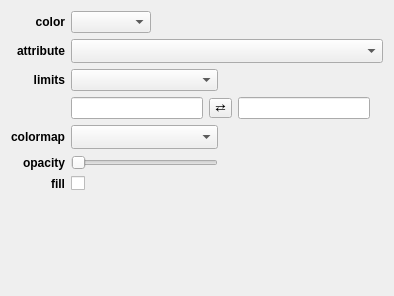
<?xml version="1.0" encoding="UTF-8"?>
<ui version="4.0">
 <class>Form</class>
 <widget class="QWidget" name="Form">
  <property name="geometry">
   <rect>
    <x>0</x>
    <y>0</y>
    <width>394</width>
    <height>296</height>
   </rect>
  </property>
  <property name="windowTitle">
   <string>Form</string>
  </property>
  <layout class="QGridLayout" name="gridLayout">
   <item row="0" column="0">
    <widget class="QLabel" name="label_10">
     <property name="font">
      <font>
       <weight>75</weight>
       <bold>true</bold>
      </font>
     </property>
     <property name="text">
      <string>color</string>
     </property>
     <property name="alignment">
      <set>Qt::AlignRight|Qt::AlignTrailing|Qt::AlignVCenter</set>
     </property>
    </widget>
   </item>
   <item row="0" column="1">
    <widget class="QComboBox" name="combosel_cmap_mode">
     <property name="maximumSize">
      <size>
       <width>80</width>
       <height>16777215</height>
      </size>
     </property>
    </widget>
   </item>
   <item row="0" column="3">
    <widget class="QColorBox" name="color_color">
     <property name="sizePolicy">
      <sizepolicy hsizetype="Preferred" vsizetype="Minimum">
       <horstretch>0</horstretch>
       <verstretch>0</verstretch>
      </sizepolicy>
     </property>
     <property name="text">
      <string/>
     </property>
    </widget>
   </item>
   <item row="1" column="0">
    <widget class="QLabel" name="label_cmap_attribute">
     <property name="font">
      <font>
       <weight>75</weight>
       <bold>true</bold>
      </font>
     </property>
     <property name="text">
      <string>attribute</string>
     </property>
     <property name="alignment">
      <set>Qt::AlignRight|Qt::AlignTrailing|Qt::AlignVCenter</set>
     </property>
    </widget>
   </item>
   <item row="2" column="0">
    <widget class="QLabel" name="label_cmap_limits">
     <property name="font">
      <font>
       <weight>75</weight>
       <bold>true</bold>
      </font>
     </property>
     <property name="text">
      <string>limits</string>
     </property>
     <property name="alignment">
      <set>Qt::AlignRight|Qt::AlignTrailing|Qt::AlignVCenter</set>
     </property>
    </widget>
   </item>
   <item row="2" column="1">
    <widget class="QComboBox" name="combosel_percentile"/>
   </item>
   <item row="2" column="2">
    <spacer name="horizontalSpacer_2">
     <property name="orientation">
      <enum>Qt::Horizontal</enum>
     </property>
     <property name="sizeHint" stdset="0">
      <size>
       <width>132</width>
       <height>20</height>
      </size>
     </property>
    </spacer>
   </item>
   <item row="3" column="1" colspan="2">
    <layout class="QHBoxLayout" name="horizontalLayout">
     <item>
      <widget class="QLineEdit" name="valuetext_cmap_vmin"/>
     </item>
     <item>
      <widget class="QToolButton" name="button_flip_cmap">
       <property name="styleSheet">
        <string notr="true">padding: 0px</string>
       </property>
       <property name="text">
        <string>⇄</string>
       </property>
      </widget>
     </item>
     <item>
      <widget class="QLineEdit" name="valuetext_cmap_vmax"/>
     </item>
    </layout>
   </item>
   <item row="4" column="0">
    <widget class="QLabel" name="label_colormap">
     <property name="font">
      <font>
       <weight>75</weight>
       <bold>true</bold>
      </font>
     </property>
     <property name="text">
      <string>colormap</string>
     </property>
     <property name="alignment">
      <set>Qt::AlignRight|Qt::AlignTrailing|Qt::AlignVCenter</set>
     </property>
    </widget>
   </item>
   <item row="4" column="1">
    <widget class="QColormapCombo" name="combodata_cmap">
     <property name="sizePolicy">
      <sizepolicy hsizetype="Expanding" vsizetype="Fixed">
       <horstretch>0</horstretch>
       <verstretch>0</verstretch>
      </sizepolicy>
     </property>
     <property name="sizeAdjustPolicy">
      <enum>QComboBox::AdjustToMinimumContentsLengthWithIcon</enum>
     </property>
    </widget>
   </item>
   <item row="5" column="0">
    <widget class="QLabel" name="label_7">
     <property name="font">
      <font>
       <weight>75</weight>
       <bold>true</bold>
      </font>
     </property>
     <property name="text">
      <string>opacity</string>
     </property>
     <property name="alignment">
      <set>Qt::AlignRight|Qt::AlignTrailing|Qt::AlignVCenter</set>
     </property>
    </widget>
   </item>
   <item row="5" column="1">
    <widget class="QSlider" name="value_alpha">
     <property name="maximum">
      <number>100</number>
     </property>
     <property name="orientation">
      <enum>Qt::Horizontal</enum>
     </property>
    </widget>
   </item>
   <item row="6" column="0">
    <widget class="QLabel" name="label_fill">
     <property name="font">
      <font>
       <weight>75</weight>
       <bold>true</bold>
      </font>
     </property>
     <property name="text">
      <string>fill</string>
     </property>
     <property name="alignment">
      <set>Qt::AlignRight|Qt::AlignTrailing|Qt::AlignVCenter</set>
     </property>
    </widget>
   </item>
   <item row="6" column="1">
    <widget class="QCheckBox" name="bool_fill">
     <property name="text">
      <string/>
     </property>
    </widget>
   </item>
   <item row="7" column="0">
    <spacer name="verticalSpacer">
     <property name="orientation">
      <enum>Qt::Vertical</enum>
     </property>
     <property name="sizeHint" stdset="0">
      <size>
       <width>20</width>
       <height>54</height>
      </size>
     </property>
    </spacer>
   </item>
   <item row="7" column="1" colspan="2">
    <spacer name="horizontalSpacer">
     <property name="orientation">
      <enum>Qt::Horizontal</enum>
     </property>
     <property name="sizeHint" stdset="0">
      <size>
       <width>278</width>
       <height>20</height>
      </size>
     </property>
    </spacer>
   </item>
   <item row="1" column="1" colspan="3">
    <widget class="QComboBox" name="combosel_cmap_att">
     <property name="sizeAdjustPolicy">
      <enum>QComboBox::AdjustToMinimumContentsLengthWithIcon</enum>
     </property>
    </widget>
   </item>
  </layout>
 </widget>
 <customwidgets>
  <customwidget>
   <class>QColorBox</class>
   <extends>QLabel</extends>
   <header>glue_qt.utils.colors</header>
  </customwidget>
  <customwidget>
   <class>QColormapCombo</class>
   <extends>QComboBox</extends>
   <header>glue_qt.utils.colors</header>
  </customwidget>
 </customwidgets>
 <resources/>
 <connections/>
</ui>
